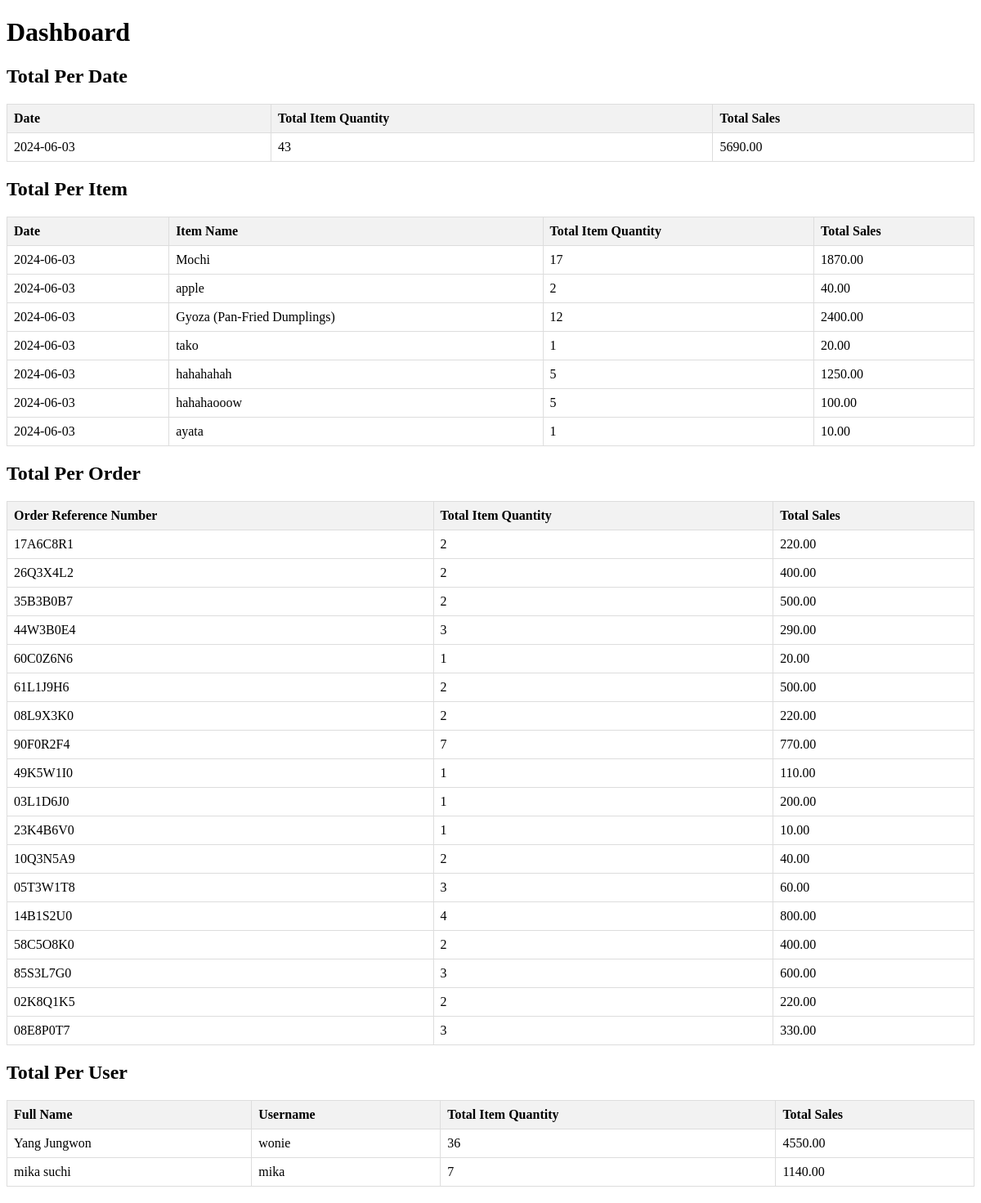
Screenshot of /admin/dashboard.php with the database file from the repository.
### tables this page shows
CREATE TABLE `total_per_date` (
  `total_per_date_id` int(11) NOT NULL,
  `date` date NOT NULL,
  `total_item_qty` int(11) NOT NULL,
  `total_sales` decimal(10,2) NOT NULL
);

CREATE TABLE `total_per_item` (
  `total_per_item_id` int(11) NOT NULL,
  `date` date NOT NULL,
  `total_item_qty` int(11) NOT NULL,
  `total_sales` decimal(10,2) NOT NULL,
  `item_name` varchar(255) DEFAULT NULL
);

CREATE TABLE `total_per_order` (
  `total_per_order_id` int(11) NOT NULL,
  `order_ref_number` varchar(9) DEFAULT NULL,
  `total_item_qty` int(11) NOT NULL,
  `total_sales` decimal(10,2) NOT NULL
);

CREATE TABLE `total_per_user` (
  `total_per_user_id` int(11) NOT NULL,
  `fullname` varchar(100) NOT NULL,
  `username` varchar(55) NOT NULL,
  `total_item_qty` int(11) NOT NULL,
  `total_sales` decimal(10,2) NOT NULL
);

### admin/dashboard.php (the view, shortened to what this page needs)
<!DOCTYPE html>
<html lang="en">
<head>
</head>
<body>
    <h1>Dashboard</h1>
    <?php
        $servername = "localhost";
        $username = "root";
        $password = "12345";
        $dbname = "kitsune_bites_and_delights";
        $conn = new mysqli($servername, $username, $password, $dbname);
        $sql_update_total_per_date = "INSERT INTO total_per_date (date, total_item_qty, total_sales)
                                      SELECT DATE(o.date_added) AS date,
                                             SUM(o.item_qty) AS total_item_qty,
                                             SUM(o.item_qty * i.item_price) AS total_sales
                                      FROM orders o
                                      INNER JOIN items i ON o.items_id = i.items_id
                                      WHERE o.order_phase = '5' -- Only consider delivered orders
                                      GROUP BY DATE(o.date_added)
                                      ON DUPLICATE KEY UPDATE
                                      total_item_qty = VALUES(total_item_qty),
                                      total_sales = VALUES(total_sales)";
        $conn->query($sql_update_total_per_date);
        $sql_insert_total_per_item = "INSERT INTO total_per_item (date, total_per_item_id, total_item_qty, total_sales, item_name)
                                      SELECT DATE(o.date_added) AS date,
                                            o.items_id,
                                            SUM(o.item_qty) AS total_item_qty,
                                            SUM(o.item_qty * i.item_price) AS total_sales,
                                            i.item_name
                                      FROM orders o
                                      INNER JOIN items i ON o.items_id = i.items_id
                                      WHERE o.order_phase = '5'
                                      GROUP BY DATE(o.date_added), o.items_id
                                      ON DUPLICATE KEY UPDATE
                                      total_item_qty = VALUES(total_item_qty),
                                      total_sales = VALUES(total_sales)";
        $conn->query($sql_insert_total_per_item);
        $sql_update_total_per_order = "INSERT INTO total_per_order (order_ref_number, total_item_qty, total_sales)
                                       SELECT order_ref_number,
                                              SUM(item_qty) AS total_item_qty,
                                              SUM(item_qty * i.item_price) AS total_sales
                                       FROM orders o
                                       INNER JOIN items i ON o.items_id = i.items_id
                                       WHERE o.order_phase = '5' -- Only consider delivered orders
                                       GROUP BY order_ref_number
                                       ON DUPLICATE KEY UPDATE
                                       total_item_qty = VALUES(total_item_qty),
                                       total_sales = VALUES(total_sales)";
        $conn->query($sql_update_total_per_order);
        $sql_update_total_per_user = "UPDATE total_per_user AS tpu
                                      INNER JOIN (
                                          SELECT u.username,
                                                 SUM(o.item_qty) AS total_item_qty,
                                                 SUM(o.item_qty * i.item_price) AS total_sales
                                          FROM orders o
                                          INNER JOIN user_info u ON o.user_id = u.user_info_id
                                          INNER JOIN items i ON o.items_id = i.items_id
                                          WHERE o.order_phase = '5' -- Only consider delivered orders
                                          GROUP BY u.username
                                      ) AS tmp ON tpu.username = tmp.username
                                      SET tpu.total_item_qty = tmp.total_item_qty,
                                          tpu.total_sales = tmp.total_sales";
        $conn->query($sql_update_total_per_user);
    ?>
    <h2>Total Per Date</h2>
    <table>
        <tr>
            <th>Date</th>
            <th>Total Item Quantity</th>
            <th>Total Sales</th>
        </tr>
        <?php
            $sql_select_total_per_date = "SELECT date, total_item_qty, total_sales FROM total_per_date";
            $result_date = $conn->query($sql_select_total_per_date);
            if ($result_date->num_rows > 0) {
                while($row_date = $result_date->fetch_assoc()) {
                    echo "<tr><td>" . $row_date["date"] . "</td><td>" . $row_date["total_item_qty"] . "</td><td>" . $row_date["total_sales"] . "</td></tr>";
                }
            } else {
                echo "<tr><td colspan='3'>0 results</td></tr>";
            }
        ?>
    </table>
    <h2>Total Per Item</h2>
    <table>
        <tr>
            <th>Date</th>
            <th>Item Name</th>
            <th>Total Item Quantity</th>
            <th>Total Sales</th>
        </tr>
        <?php
            $sql_select_total_per_item = "SELECT date, item_name, total_item_qty, total_sales FROM total_per_item";
            $result_item = $conn->query($sql_select_total_per_item);
            if ($result_item->num_rows > 0) {
                while($row_item = $result_item->fetch_assoc()) {
                    echo "<tr><td>" . $row_item["date"] . "</td><td>" . $row_item["item_name"] . "</td><td>" . $row_item["total_item_qty"] . "</td><td>" . $row_item["total_sales"] . "</td></tr>";
                }
            } else {
                echo "<tr><td colspan='4'>0 results</td></tr>";
            }
        ?>
    </table>
    <h2>Total Per Order</h2>
    <table>
        <tr>
            <th>Order Reference Number</th>
            <th>Total Item Quantity</th>
            <th>Total Sales</th>
        </tr>
        <?php
            $sql_select_total_per_order = "SELECT order_ref_number, total_item_qty, total_sales FROM total_per_order";
            $result_order = $conn->query($sql_select_total_per_order);
            if ($result_order->num_rows > 0) {
                while($row_order = $result_order->fetch_assoc()) {
                    echo "<tr><td>" . $row_order["order_ref_number"] . "</td><td>" . $row_order["total_item_qty"] . "</td><td>" . $row_order["total_sales"] . "</td></tr>";
                }
            } else {
                echo "<tr><td colspan='3'>0 results</td></tr>";
            }
        ?>
    </table>
    <h2>Total Per User</h2>
    <table>
        <tr>
            <th>Full Name</th>
            <th>Username</th>
            <th>Total Item Quantity</th>
            <th>Total Sales</th>
        </tr>
        <?php
            $sql_select_total_per_user = "SELECT fullname, username, total_item_qty, total_sales FROM total_per_user";
            $result_user = $conn->query($sql_select_total_per_user);
            if ($result_user->num_rows > 0) {
                while($row_user = $result_user->fetch_assoc()) {
                    echo "<tr><td>" . $row_user["fullname"] . "</td><td>" . $row_user["username"] . "</td><td>" . $row_user["total_item_qty"] . "</td><td>" . $row_user["total_sales"] . "</td></tr>";
                }
            } else {
                echo "<tr><td colspan='4'>0 results</td></tr>";
            }
        ?>
    </table>
</body>
</html>

### admin/dashboard.php (style rules this page uses)
table { width: 100%; border-collapse: collapse; margin-bottom: 20px; }
th, td { border: 1px solid #dddddd; text-align: left; padding: 8px; }
th { background-color: #f2f2f2; }

### rows the page displays
total_per_date: date "2024-06-03", total_item_qty "43", total_sales "5690.00"
total_per_item: date "2024-06-03", item_name "Mochi", total_item_qty "17", total_sales "1870.00"
total_per_item: date "2024-06-03", item_name "apple", total_item_qty "2", total_sales "40.00"
total_per_item: date "2024-06-03", item_name "Gyoza (Pan-Fried Dumplings)", total_item_qty "12", total_sales "2400.00"
total_per_item: date "2024-06-03", item_name "tako", total_item_qty "1", total_sales "20.00"
total_per_item: date "2024-06-03", item_name "hahahahah", total_item_qty "5", total_sales "1250.00"
total_per_item: date "2024-06-03", item_name "hahahaooow", total_item_qty "5", total_sales "100.00"
total_per_item: date "2024-06-03", item_name "ayata", total_item_qty "1", total_sales "10.00"
total_per_order: order_ref_number "17A6C8R1", total_item_qty "2", total_sales "220.00"
total_per_order: order_ref_number "26Q3X4L2", total_item_qty "2", total_sales "400.00"
total_per_order: order_ref_number "35B3B0B7", total_item_qty "2", total_sales "500.00"
total_per_order: order_ref_number "44W3B0E4", total_item_qty "3", total_sales "290.00"
total_per_order: order_ref_number "60C0Z6N6", total_item_qty "1", total_sales "20.00"
total_per_order: order_ref_number "61L1J9H6", total_item_qty "2", total_sales "500.00"
total_per_order: order_ref_number "08L9X3K0", total_item_qty "2", total_sales "220.00"
total_per_order: order_ref_number "90F0R2F4", total_item_qty "7", total_sales "770.00"
total_per_order: order_ref_number "49K5W1I0", total_item_qty "1", total_sales "110.00"
total_per_order: order_ref_number "03L1D6J0", total_item_qty "1", total_sales "200.00"
total_per_order: order_ref_number "23K4B6V0", total_item_qty "1", total_sales "10.00"
total_per_order: order_ref_number "10Q3N5A9", total_item_qty "2", total_sales "40.00"
total_per_order: order_ref_number "05T3W1T8", total_item_qty "3", total_sales "60.00"
total_per_order: order_ref_number "14B1S2U0", total_item_qty "4", total_sales "800.00"
total_per_order: order_ref_number "58C5O8K0", total_item_qty "2", total_sales "400.00"
total_per_order: order_ref_number "85S3L7G0", total_item_qty "3", total_sales "600.00"
total_per_order: order_ref_number "02K8Q1K5", total_item_qty "2", total_sales "220.00"
total_per_order: order_ref_number "08E8P0T7", total_item_qty "3", total_sales "330.00"
total_per_user: fullname "Yang Jungwon", username "wonie", total_item_qty "36", total_sales "4550.00"
total_per_user: fullname "mika suchi", username "mika", total_item_qty "7", total_sales "1140.00"
